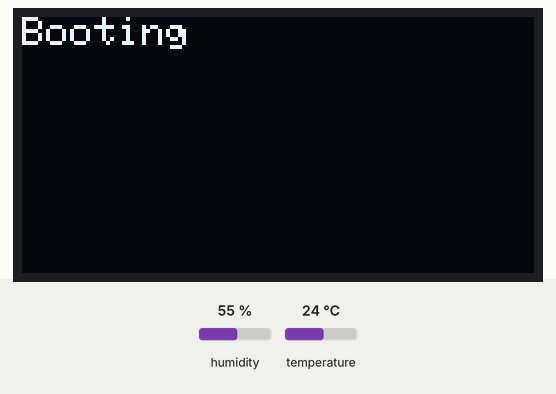
Bench run of a sketch on a simulated ESP8266 (NodeMCU). Shown: 128×64 one-colour display. The test bench sets the inputs (shaded band); at power-on: humidity 55 %, temperature 24 °C. WiFi joins after 1.5 s; servers stay silent unless stated; the display library's start-up logo is not drawn; what the sketch prints to the serial monitor is not drawn.

Above: at 1.2 s.
At 3.8 s:
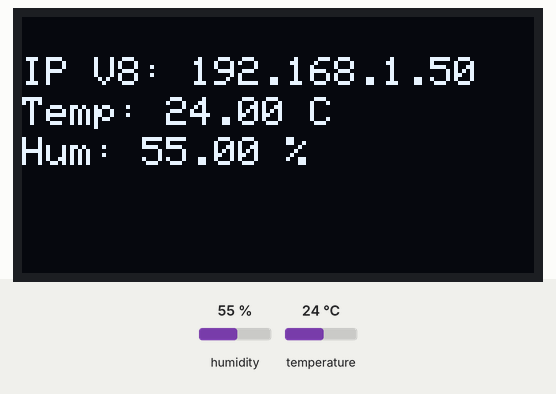
3.9 s: humidity set to 22 %
At 5.0 s:
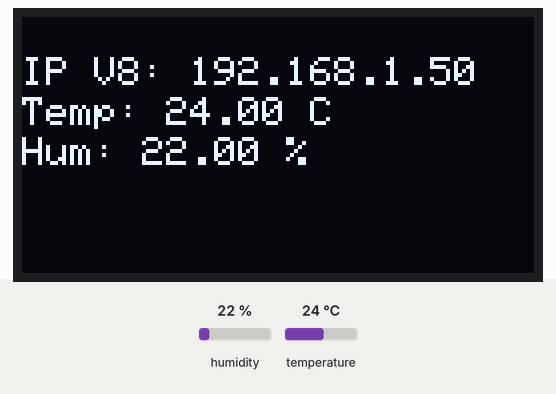
5.5 s: temperature set to 12 °C
At 6.7 s:
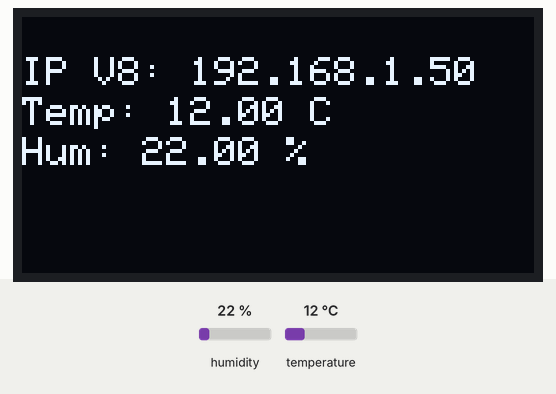
7.1 s: humidity set to 40 %
At 8.5 s:
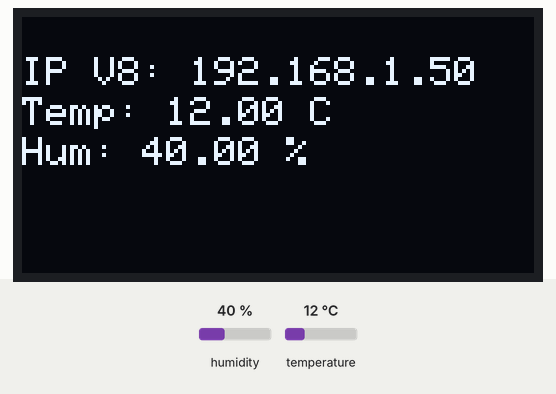
8.8 s: temperature set to 19 °C
Timing chart, 0 to 11.4 s (numbered marks = the images above; inputs shaded):
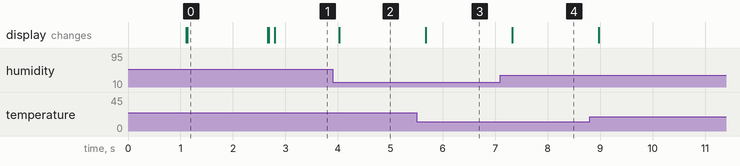

The sketch:

WiFiDevice.ino
```cpp
//#include "Configs.h"
#include "DeviceAHT.h"
#include "DeviceOTA.h"
#include "DeviceDisplay.h"

#include <SPI.h>
#include <Wire.h>
#include <Adafruit_GFX.h>
#include <Adafruit_I2CDevice.h>
#include <Adafruit_SH110X.h>
#include <ESP8266WiFi.h>
#include <ESP8266mDNS.h>
#include <ArduinoOTA.h>
#include <Adafruit_AHTX0.h>
#include <Adafruit_Sensor.h>
#include <Fonts/FreeSans9pt7b.h>

//int i = 1;


void setup() {
	Serial.begin(115200);
	device_display.setup();
	device_ota.setup();
	device_aht.setup();
}

void loop() {

	//device_display.display.print("TEST");
	//device_display.display.clearDisplay();
	//device_display.display.display();
	//device_display.display.setTextSize(1);
	//device_display.display.setTextColor(SH110X_WHITE);
	//device_display.display.setCursor(0, 0);
	//device_display.display.display(); // actually display all of the above
	//delay(1000);

	DeviceOTA::check();

	device_aht.check();

	//char integer_string[10];
	//sprintf(integer_string, "%d", i);
	//char other_string[20] = "Test: "; // make sure you allocate enough space to append the other string
	//strcat(other_string, integer_string); // other_string now contains "Integer: 1234"
	//device_display.printLine(other_string);
	//delay(1000);
	//i = i + 1;
}
```

DeviceAHT.cpp
```cpp
//
//
//

#include "DeviceAHT.h"

void DeviceAHT::setup()
{
    if (aht.begin()) {
        Serial.println("Found AHT20");
    }
    else {
        Serial.println("Didn't find AHT20");
    }

}

void DeviceAHT::check()
{
    //device_display.display.

    sensors_event_t humidity, temp;

    aht.getEvent(&humidity, &temp);// populate temp and humidity objects with fresh data

    IPAddress ip = WiFi.localIP();
    char buffer[50];
    sprintf(buffer, "IP V8: %d.%d.%d.%d", ip[0], ip[1], ip[2], ip[3]);

    device_display.display.clearDisplay();

    device_display.display.setCursor(0, 10);
    device_display.display.println(buffer);

    device_display.display.setCursor(0, 20);
    device_display.display.print("Temp: "); device_display.display.print(temp.temperature); device_display.display.println(" C");

    device_display.display.setCursor(0, 30);
    device_display.display.print("Hum: "); device_display.display.print(humidity.relative_humidity); device_display.display.println(" %");

    yield();
    device_display.display.display();
    delay(100);
}

DeviceAHT device_aht;
```

DeviceAHT.h
```cpp
// DeviceAHT.h

#ifndef _DEVICEAHT_h
#define _DEVICEAHT_h

#if defined(ARDUINO) && ARDUINO >= 100
	#include "arduino.h"
#else
	#include "WProgram.h"
#endif

#include <Adafruit_AHTX0.h>
#include <ESP8266WiFi.h>

#include "DeviceDisplay.h"

class DeviceAHT
{

 protected:
	 Adafruit_AHTX0 aht;
 public:
	void setup();
	void check();
};

extern DeviceAHT device_aht;

#endif
```

DeviceDisplay.cpp
```cpp
//
//
//

#include "DeviceDisplay.h"

//Adafruit_SH1107 display = Adafruit_SH1107(64, 128, &Wire);
//Adafruit_SH1107 display(64, 128, &Wire);

void DeviceDisplay::setup()
{
	display.begin(0x3C, true); // Address 0x3C default

	// Show image buffer on the display hardware.
	// Since the buffer is intialized with an Adafruit splashscreen
	// internally, this will display the splashscreen.
	display.display();
	delay(1000);

	// Clear the buffer.
	display.clearDisplay();
	display.display();

	display.setRotation(1);

	//Serial.println("Button test");

	pinMode(BUTTON_A, INPUT_PULLUP);
	pinMode(BUTTON_B, INPUT_PULLUP);
	pinMode(BUTTON_C, INPUT_PULLUP);

	// text display tests
	//display.setTextSize(1);
	//display.setTextColor(SH110X_WHITE);
	//display.setCursor(0, 0);
	//display.println("OLED setup");
	//display.display(); // actually display all of the above

	//display.setFont(&FreeSans9pt7b);
	display.setTextSize(1);
	display.setTextColor(SH110X_WHITE);

}

void DeviceDisplay::printLine(const char* value)
{
	display.clearDisplay();
	display.display();
	display.setTextSize(1);
	display.setTextColor(SH110X_WHITE);
	display.setCursor(0, 0);
	display.println(value);
	display.display(); // actually display all of the above
}

DeviceDisplay device_display;
```

DeviceDisplay.h
```cpp
// DeviceDisplay.h

#ifndef _DEVICEDISPLAY_h
#define _DEVICEDISPLAY_h

#if defined(ARDUINO) && ARDUINO >= 100
	#include "arduino.h"
#else
	#include "WProgram.h"
#endif

#include <SPI.h>
#include <Wire.h>
#include <Adafruit_GFX.h>
#include <Adafruit_SH110X.h>
#include "Print.h"

// OLED FeatherWing buttons map to different pins depending on board:
#if defined(ESP8266)
#define BUTTON_A  0
#define BUTTON_B 16
#define BUTTON_C  2
#elif defined(ESP32)
#define BUTTON_A 15
#define BUTTON_B 32
#define BUTTON_C 14
#elif defined(ARDUINO_STM32_FEATHER)
#define BUTTON_A PA15
#define BUTTON_B PC7
#define BUTTON_C PC5
#elif defined(TEENSYDUINO)
#define BUTTON_A  4
#define BUTTON_B  3
#define BUTTON_C  8
#elif defined(ARDUINO_NRF52832_FEATHER)
#define BUTTON_A 31
#define BUTTON_B 30
#define BUTTON_C 27
#else // 32u4, M0, M4, nrf52840 and 328p
#define BUTTON_A  9
#define BUTTON_B  6
#define BUTTON_C  5
#endif

//#include <Fonts/FreeSans9pt7b.h>

class DeviceDisplay
{

 protected:

 public:
	void setup();
	void printLine(const char* value);
	//Adafruit_SH1107 display;
	Adafruit_SH1107 display = Adafruit_SH1107(64, 128, &Wire);
};

extern DeviceDisplay device_display;

#endif
```

DeviceOTA.cpp
```cpp
//
//
//

#include "DeviceOTA.h"

void DeviceOTA::setup() const
{
	//DeviceDisplay::setup();

	Serial.println("Booting");
	device_display.printLine("Booting");

	WiFi.mode(WIFI_STA);
	WiFi.begin(ssid, password);
	while (WiFi.waitForConnectResult() != WL_CONNECTED)
	{
		Serial.println("Connection Failed! Rebooting...");
		device_display.printLine("Connection Failed! Rebooting...");

		delay(5000);
		ESP.restart();
	}

	// Port defaults to 8266
	// ArduinoOTA.setPort(8266);

	// Hostname defaults to esp8266-[ChipID]
	// ArduinoOTA.setHostname("myesp8266");

	// No authentication by default
	// ArduinoOTA.setPassword("admin");

	// Password can be set with it's md5 value as well
	// MD5(admin) = 21232f297a57a5a743894a0e4a801fc3
	// ArduinoOTA.setPasswordHash("21232f297a57a5a743894a0e4a801fc3");

	ArduinoOTA.onStart([]()
	{
		String type;
		if (ArduinoOTA.getCommand() == U_FLASH)
		{
			type = "sketch";
		}
		else
		{
			// U_FS
			type = "filesystem";
		}

		// NOTE: if updating FS this would be the place to unmount FS using FS.end()
		Serial.println("Start updating " + type);
	});
	ArduinoOTA.onEnd([]()
	{
		Serial.println("\nEnd");
	});
	ArduinoOTA.onProgress([](unsigned int progress, unsigned int total)
	{
		Serial.printf("Progress: %u%%\r", (progress / (total / 100)));
	});
	ArduinoOTA.onError([](ota_error_t error)
	{
		Serial.printf("Error[%u]: ", error);
		if (error == OTA_AUTH_ERROR)
		{
			Serial.println("Auth Failed");
		}
		else if (error == OTA_BEGIN_ERROR)
		{
			Serial.println("Begin Failed");
		}
		else if (error == OTA_CONNECT_ERROR)
		{
			Serial.println("Connect Failed");
		}
		else if (error == OTA_RECEIVE_ERROR)
		{
			Serial.println("Receive Failed");
		}
		else if (error == OTA_END_ERROR)
		{
			Serial.println("End Failed");
		}
	});
	ArduinoOTA.begin();
	Serial.println("Ready");
	Serial.print("IP address: ");
	Serial.println(WiFi.localIP());


	//https://stackoverflow.com/questions/55804381/how-do-i-convert-wifi-localip-to-string-and-store-it-to-external-variable
	//https://gist.github.com/loosak/76019faaefd5409fca67

	IPAddress ip = WiFi.localIP();
	char buffer[50];
	sprintf(buffer, "IP V8: %d.%d.%d.%d", ip[0], ip[1], ip[2], ip[3]);
	//sprintf(buffer, 0, 10, " IP address: " + WiFi.localIP().toString());

	//device_display.printLine(buffer);

	device_display.display.clearDisplay();
	device_display.display.display();
	device_display.display.setTextSize(1);
	device_display.display.setTextColor(SH110X_WHITE);
	device_display.display.setCursor(0, 0);
	device_display.display.println(buffer);
	device_display.display.display(); // actually display all of the above

}

void DeviceOTA::check()
{
	ArduinoOTA.handle();
}

DeviceOTA device_ota;
```

DeviceOTA.h
```cpp
// DeviceOTA.h

#ifndef _DEVICEOTA_h
#define _DEVICEOTA_h

#if defined(ARDUINO) && ARDUINO >= 100
	#include "arduino.h"
#else
	#include "WProgram.h"
#endif

#include <ESP8266WiFi.h>
#include <ESP8266mDNS.h>
#include <WiFiUdp.h>
#include <ArduinoOTA.h>
#include "DeviceDisplay.h"

#ifndef STASSID
#define STASSID "SSID"
#define STAPSK  "PASS"
#endif

class DeviceOTA
{
 protected:
	 const char* ssid = STASSID;
	 const char* password = STAPSK;

 public:
	void setup() const;
	 static void check();
};

extern DeviceOTA device_ota;

#endif
```

Measured:
- after the input at 3.9 s, the display: changes after 0.13 s (image 2)
- after the input at 5.5 s, the display: changes after 0.18 s (image 3)
- after the input at 7.1 s, the display: changes after 0.23 s (image 4)
- what the display in image 0 shows lasts 1.6 s, from 1.1 s to 2.7 s
